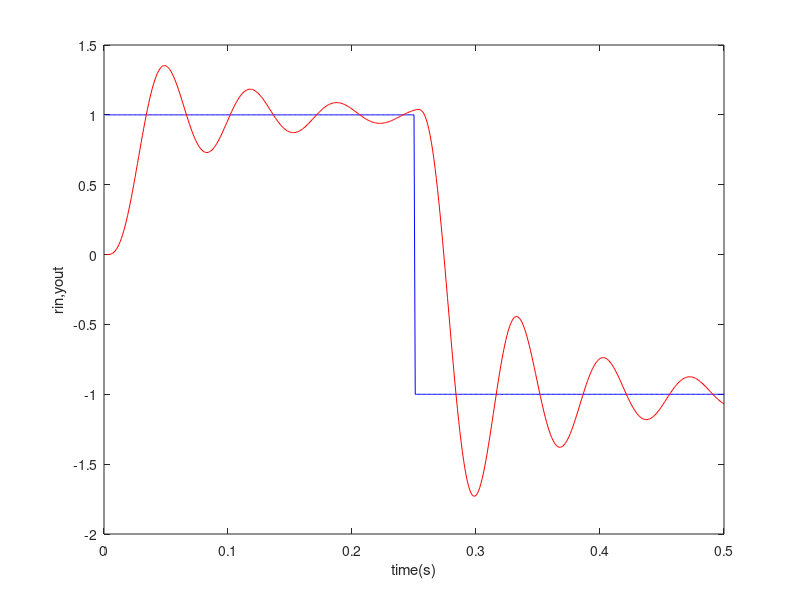

Here is the MATLAB script that generated this plot:
%PID Controller
clear all;
close all;

ts=0.001;
sys=tf(5.235e005,[1,87.35,1.047e004,0]);
dsys=c2d(sys,ts,'z');
[num,den]=tfdata(dsys,'v');

u_1=0.0;u_2=0.0;u_3=0.0;
y_1=0.0;y_2=0.0;y_3=0.0;
x=[0,0,0]';
error_1=0;
for k=1:1:500
    time(k)=k*ts;
    
    S=2;
    if S==1
        kp=0.05;ki=0.001;kd=0.001;
        rin(k)=1;                                                  %Step signal
    elseif S==2
         kp=0.05;ki=0.001;kd=0.001;
         rin(k)=sign(sin(2*2*pi*k*ts));           %Square Ware signal
    elseif S==3
         kp=0.05;ki=0.001;kd=0.001;
         rin(k)=0.5*sin(2*2*pi*k*ts);            %Sine signal
    end
    
    u(k)=kp*x(1)+kd*x(2)+ki*x(3);           %PID Controller
    %Restricting the output of controller
    if u(k)>=10
        u(k)=10
    end
    if u(k)<=-10
        u(k)=-10
    end
    
    %Linear model
    yout(k)=-den(2)*y_1-den(3)*y_2-den(4)*y_3+num(2)*u_1+num(3)*u_2+num(4)*u_3;
    error(k)=rin(k)-yout(k);
    
    %Return of parameters
    u_3=u_2;u_2=u_1;u_1=u(k);
    y_3=y_2;y_2=y_1;y_1=yout(k);
    
    x(1)=error(k);                                             %Calculating P
    x(2)=(error(k)-error_1)/ts;                     %Calculating D
    x(3)=x(3)+error(k)*ts;                              %Calculating I
    
    error_l=error(k);
end
figure(1);
plot(time,rin,'b',time,yout,'r');
xlabel('time(s)');ylabel('rin,yout');
    
    
    
    
    